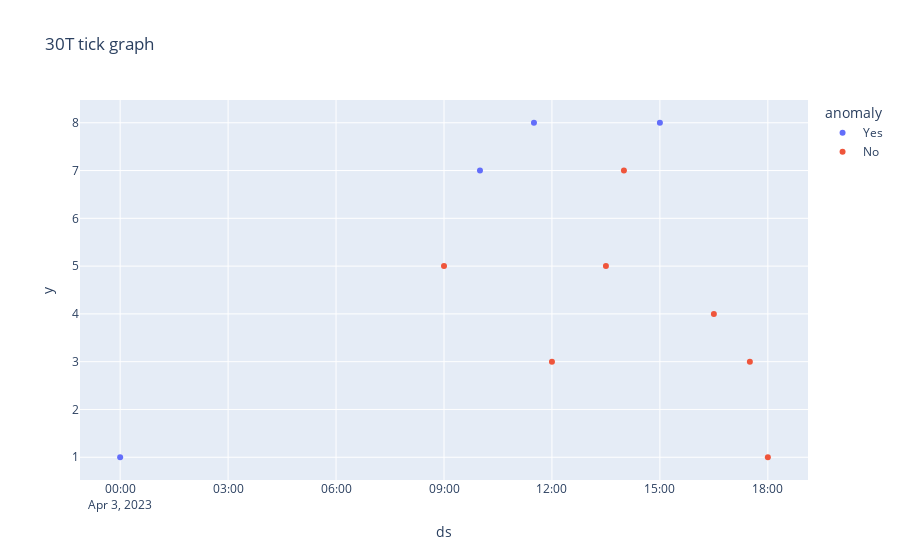

This figure's notebook cell:
### Code cell
holiday_3m = get_holidays( '2019-01-01', '2023-12-31' )

test_df_3m = validation_data_3m( )

result_dict_3m =  run_to_predict(  single_3m_fit_data, test_df_3m, '30T', holiday_3m )

### Figure 1 — Plotly figure (JSON) as saved in the notebook; plotly's stock layout.template omitted (floating-point values rounded to 4 significant figures)
{"data": [{"hovertemplate": "anomaly=Yes<br>ds=%{x}<br>y=%{y}<extra></extra>", "legendgroup": "Yes", "marker": {"color": "#636efa", "symbol": "circle"}, "mode": "markers", "name": "Yes", "orientation": "v", "showlegend": true, "type": "scatter", "x": ["2023-04-03T00:00:00", "2023-04-03T10:00:00", "2023-04-03T11:30:00", "2023-04-03T15:00:00"], "xaxis": "x", "y": [1, 7, 8, 8], "yaxis": "y"}, {"hovertemplate": "anomaly=No<br>ds=%{x}<br>y=%{y}<extra></extra>", "legendgroup": "No", "marker": {"color": "#EF553B", "symbol": "circle"}, "mode": "markers", "name": "No", "orientation": "v", "showlegend": true, "type": "scatter", "x": ["2023-04-03T09:00:00", "2023-04-03T12:00:00", "2023-04-03T13:30:00", "2023-04-03T14:00:00", "2023-04-03T16:30:00", "2023-04-03T17:30:00", "2023-04-03T18:00:00"], "xaxis": "x", "y": [5, 3, 5, 7, 4, 3, 1], "yaxis": "y"}], "layout": {"legend": {"title": {"text": "anomaly"}, "tracegroupgap": 0}, "title": {"text": "30T tick graph"}, "xaxis": {"anchor": "y", "domain": [0, 1], "title": {"text": "ds"}}, "yaxis": {"anchor": "x", "domain": [0, 1], "title": {"text": "y"}}}}
